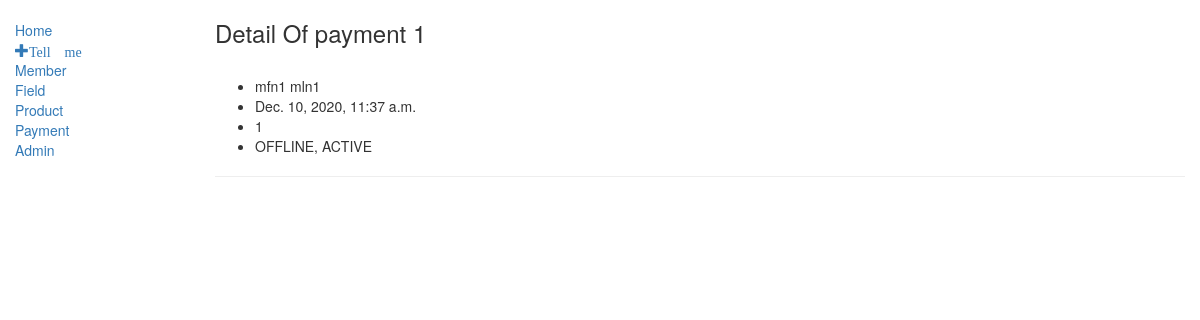
/store/payment_detail/1, run on the app's committed database.
### store/models.py (models this page shows, shortened)
class Payment(models.Model):
    payer = models.ForeignKey(Member, on_delete=models.CASCADE, null=True, blank=True)
    amount = models.CharField(max_length=8, null=True, blank=True)
    product = models.ForeignKey(Product, on_delete=models.CASCADE, null=True, blank=True)
    number = models.PositiveIntegerField(default=0, null=True, blank=True)
    date = models.DateTimeField(null=True, blank=True)
    method = models.ForeignKey(PaymentMethod, on_delete=models.CASCADE, null=True, blank=True)

class PaymentMethod(models.Model):
    METHOD = (
        ('ONLINE', 'Online'),
        ('OFFLINE', 'Offline'),
    )
    method = models.CharField(choices=METHOD, default='ONLINE', max_length=7, null=True, blank=True)
    STATUS = (
        ('ACTIVE', 'Active'),
        ('INACTIVE', 'Inactive'),
    )
    status = models.CharField(choices=STATUS, default='ACTIVE', max_length=8, null=True, blank=True)
    description = models.TextField(help_text="Reason of Activate or Inactivate of method", null=True, blank=True)
    def __str__(self):
        str1 = self.method + ", "
        str2 = self.status
        str3 = str1 + str2
        return str3

### club/models.py (models this page shows, shortened)
class Member(models.Model):
    first_name = models.CharField(max_length=100, unique=True, null=True, blank=True)
    last_name = models.CharField(max_length=100, null=True, blank=True)
    age = models.CharField(max_length=10, null=True, blank=True)
    mobile = models.CharField(max_length=11, null=True, blank=True)
    address = models.TextField(null=True, blank=True)
    birth_date = models.DateField(null=True, blank=True)
    join_date = models.DateTimeField(default=timezone.now(), null=True, blank=True)
    ROLE = (
        ('A', 'Administrator'),
        ('C', 'Client'),
    )
    role = models.CharField(default='C', choices=ROLE, max_length=1, null=True, blank=True)
    LEVEL = (
        ('b', 'Beginner'),
        ('m', 'Middle'),
        ('p', 'professional'),
    )
    level = models.CharField(default='b', choices=LEVEL, max_length=1, null=True, blank=True)
    class Meta:
        ordering = ["join_date"]
    """After add member show name of the member instance show ( Member Object 1) """

### store/views.py (the view)
# urls.py: path('payment_detail/<int:id>', views.payment_detail_def, name="payment_detail_url"),
def payment_detail_def(request, id):
    model = models.Payment.objects.filter(pk=id)
    context = {'object_list': model}
    return render(request, 'store/payment/payment_detail.html', context)

### store/templates/store/payment/payment_detail.html (shortened to what this page needs)
{% extends 'base.html' %}
{% block content %}
{% for payment in object_list %}
<h3>Detail Of payment {{payment.id}}</h3>
<br>
<ul>
    <li>{{payment.payer.first_name}} {{payment.payer.last_name}} </li>
    <li>{{payment.date}}</li>
    <li>{{payment.amount}}</li>
    <li>{{payment.method}}</li>
</ul>
<hr>
{% endfor %}
{% endblock %}

### data on the page
Payment: id "1", payer.first_name "mfn1", payer.last_name "mln1", date "Dec. 10, 2020, 11:37 a.m.", amount "1", method "OFFLINE, ACTIVE"
